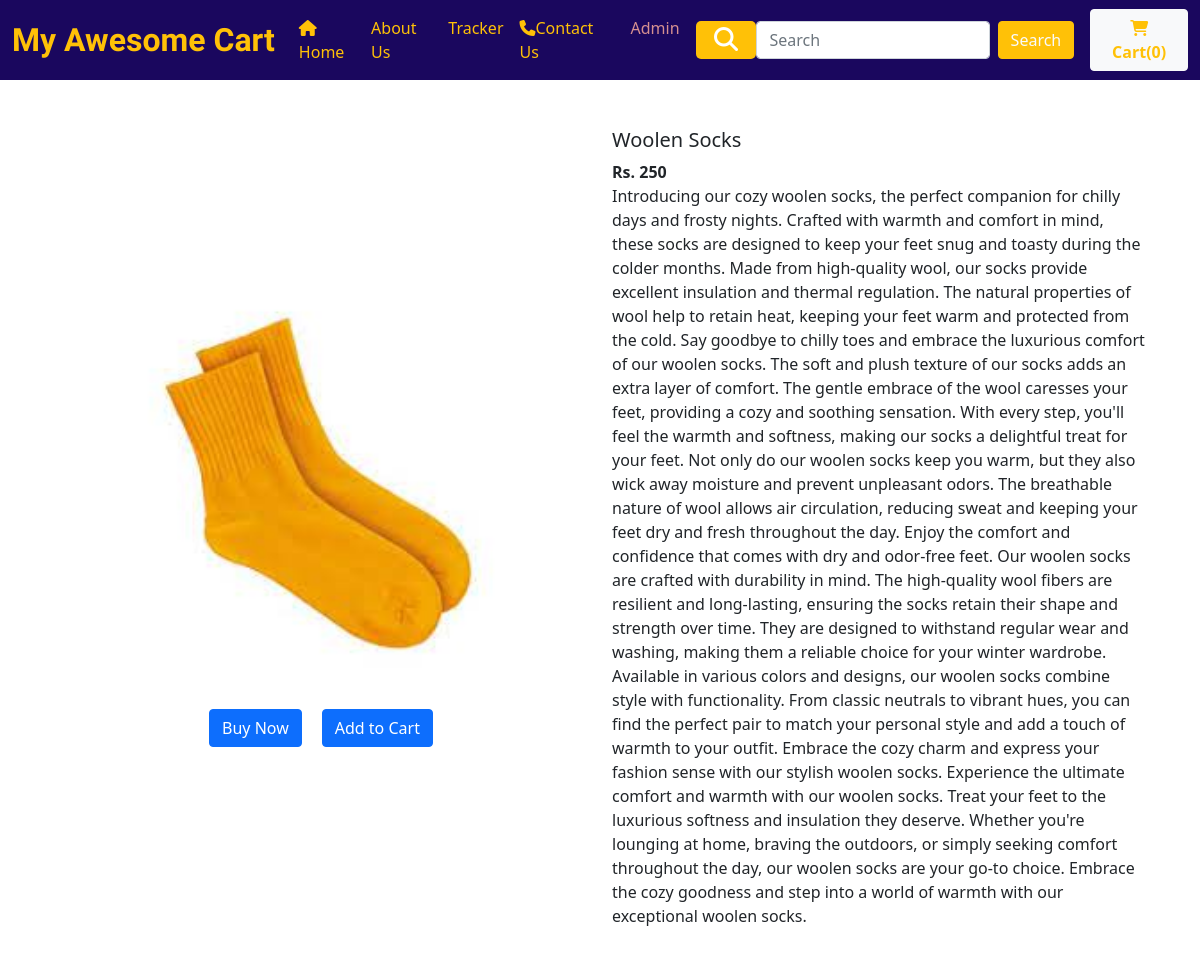
/shop/prodview/4, run on the app's committed database.
### shop/models.py (models this page shows, shortened)
class Product(models.Model):
    product_id=models.AutoField
    produt_name=models.CharField(max_length=50)
    category=models.CharField(max_length=50,default="")
    subcategory=models.CharField(max_length=50,default="")
    price=models.IntegerField(default=0)
    desc=models.CharField(max_length=1000000000)
    pub_date=models.DateField()
    image=models.ImageField(upload_to='shop/images',default="")

### shop/views.py (the view)
# urls.py: path("prodview/<int:myid>", views.prodview,name="Prodview"),
def prodview(request, myid):
    product = Product.objects.get(id=myid)  # Retrieve the product with the specified ID
    context = {'p': product}  # Create a context dictionary with the product
    return render(request, 'shop/prodview.html', context)

### shop/templates/shop/prodview.html (shortened to what this page needs)
{% extends 'shop/basic.html' %}
{% block body %}
    <div class="container d-flex align-items-center justify-content-around">
        <div id="id1" class="container">
            <img src="/media/{{p.image}}" width="400px" height="400px" alt="">
            <div class="btns">
                <button  id="bn" class="btn btn-primary ">Buy Now</button>
                <span id="divpr{{p.id}}" class="divpr">
                    <button  id="pr{{p.id}}" class="btn btn-primary cart">Add to Cart</button>
                </span>
            </div>
        </div>
        <div id="id2" class="container">
            <h5>{{p.produt_name}}</h5>
            <span><strong>Rs. {{p.price}}</strong></span>
            <p>{{p.desc}}</p>
        </div>
    </div>
{% endblock %}

### data on the page
Product: image (picture), produt_name "Woolen Socks", price "250", desc "Introducing our cozy woolen socks, the perfect companion for chilly days and frosty nights. Crafted with warmth and comfort in mind, these socks are designed to keep your feet snug and toasty during the colder months. Made from high-quality wool, our socks provide excellent insulation and thermal regulation. The natural properties of wool help to retain heat, keeping your feet warm and protected from the cold. Say goodbye to chilly toes and embrace the luxurious comfort of our woolen socks. The soft and plush texture of our socks adds an extra layer of comfort. The gentle embrace of the wool caresses your feet, providing a cozy and soothing sensation. With every step, you'll feel the warmth…"
